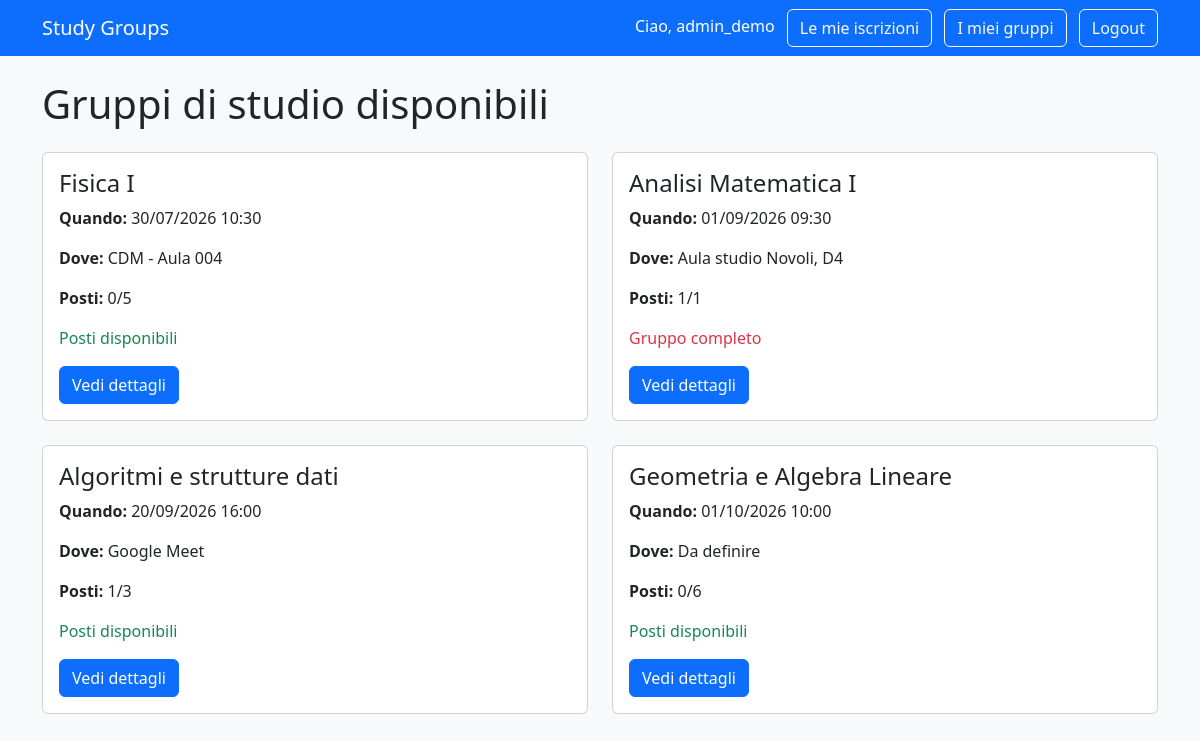
Screenshot of / (signed in) with the database file from the repository.
### accounts/models.py (models this page shows, shortened)
class User(AbstractUser):
    class Role(models.TextChoices):
        ATTENDEE = "ATTENDEE", "Attendee"
        ORGANIZER = "ORGANIZER", "Organizer"
    role = models.CharField(
        max_length=20,
        choices=Role.choices,
        default=Role.ATTENDEE,
    )

### groups/models.py (models this page shows, shortened)
class StudyGroup(models.Model):
    subject = models.CharField(max_length=100)
    description = models.TextField(
        help_text="Inserisci il programma o gli argomenti che saranno studiati."
    )
    scheduled_at = models.DateTimeField()
    location = models.CharField(
        max_length=150,
        help_text="Ad esempio: Centro didattico Morgagni, Biblioteca, Google Meet."
    )
    max_participants = models.PositiveIntegerField(
        validators=[MinValueValidator(1)]
    )
    organizer = models.ForeignKey(
        settings.AUTH_USER_MODEL,
        on_delete=models.CASCADE,
        related_name="organized_study_groups",
    )
    created_at = models.DateTimeField(auto_now_add=True)
    class Meta:
        ordering = ["scheduled_at"]
    @property
    def participant_count(self):
        return self.registrations.count()
    @property
    def is_full(self):
        return self.participant_count >= self.max_participants

### groups/views.py (the view)
# urls.py: path("", views.study_group_list, name="study_group_list"),
def study_group_list(request):
    study_groups = StudyGroup.objects.all()
    return render(
        request,
        "groups/study_group_list.html",
        {"study_groups": study_groups},
    )

### groups/templates/groups/study_group_list.html (shortened to what this page needs)
<!DOCTYPE html>
<html lang="en">
<head>
</head>
<body>
{% extends "base.html" %}
{% block content %}
<h1 class="mb-4">Gruppi di studio disponibili</h1>
{% if study_groups %}
    <div class="row">
        {% for study_group in study_groups %}
            <div class="col-md-6 mb-4">
                <div class="card h-100">
                    <div class="card-body">
                        <h2 class="h4">{{ study_group.subject }}</h2>
                        <p>
                            <strong>Quando:</strong>
                            {{ study_group.scheduled_at|date:"d/m/Y H:i" }}
                        </p>
                        <p>
                            <strong>Dove:</strong>
                            {{ study_group.location }}
                        </p>
                        <p>
                            <strong>Posti:</strong>
                            {{ study_group.participant_count }}/{{ study_group.max_participants }}
                        </p>
                        {% if study_group.is_full %}
                            <p class="text-danger">
                                Gruppo completo
                            </p>
                        {% else %}
                            <p class="text-success">
                                Posti disponibili
                            </p>
                        {% endif %}
                        <a
                            class="btn btn-primary"
                            href="{% url 'study_group_detail' study_group.id %}"
                        >
                            Vedi dettagli
                        </a>
                    </div>
                </div>
            </div>
        {% endfor %}
    </div>
{% else %}
    <p>Non ci sono ancora gruppi di studio disponibili.</p>
{% endif %}
{% endblock %}

### groups/templates/base.html (shortened to what this page needs)
<!DOCTYPE html>
<html lang="it">
<head>
    <link
        href="https://cdn.jsdelivr.net/npm/bootstrap@5.3.3/dist/css/bootstrap.min.css"
        rel="stylesheet"
    >
</head>
<body class="bg-light">
    <nav class="navbar navbar-dark bg-primary">
    <div class="container">
        <a class="navbar-brand" href="{% url 'study_group_list' %}">
            Study Groups
        </a>
        <div>
            {% if user.is_authenticated %}
                <span class="text-white me-2">
                    Ciao, {{ user.username }}
                </span>
                <a class="btn btn-outline-light me-2" href="{% url 'my_registrations' %}">
                    Le mie iscrizioni
                </a>
            {% if user.role == "ORGANIZER" %}
                <a class="btn btn-outline-light me-2" href="{% url 'organizer_dashboard' %}">
                    I miei gruppi
                </a>
            {% endif %}
                <form class="d-inline" method="post" action="{% url 'logout' %}">
                    <button class="btn btn-outline-light" type="submit">
                        Logout
                    </button>
                </form>
            {% endif %}
        </div>
    </div>
</nav>
    <main class="container py-4">
        {% block content %}
        {% endblock %}
    </main>
</body>
</html>

### rows the page displays
User: username "admin_demo"
StudyGroup: subject "Fisica I", scheduled_at "30/07/2026 10:30", location "CDM - Aula 004", participant_count "0", max_participants "5", shows "Posti disponibili"
StudyGroup: subject "Analisi Matematica I", scheduled_at "01/09/2026 09:30", location "Aula studio Novoli, D4", participant_count "1", max_participants "1", shows "Gruppo completo"
StudyGroup: subject "Algoritmi e strutture dati", scheduled_at "20/09/2026 16:00", location "Google Meet", participant_count "1", max_participants "3", shows "Posti disponibili"
StudyGroup: subject "Geometria e Algebra Lineare", scheduled_at "01/10/2026 10:00", location "Da definire", participant_count "0", max_participants "6", shows "Posti disponibili"
